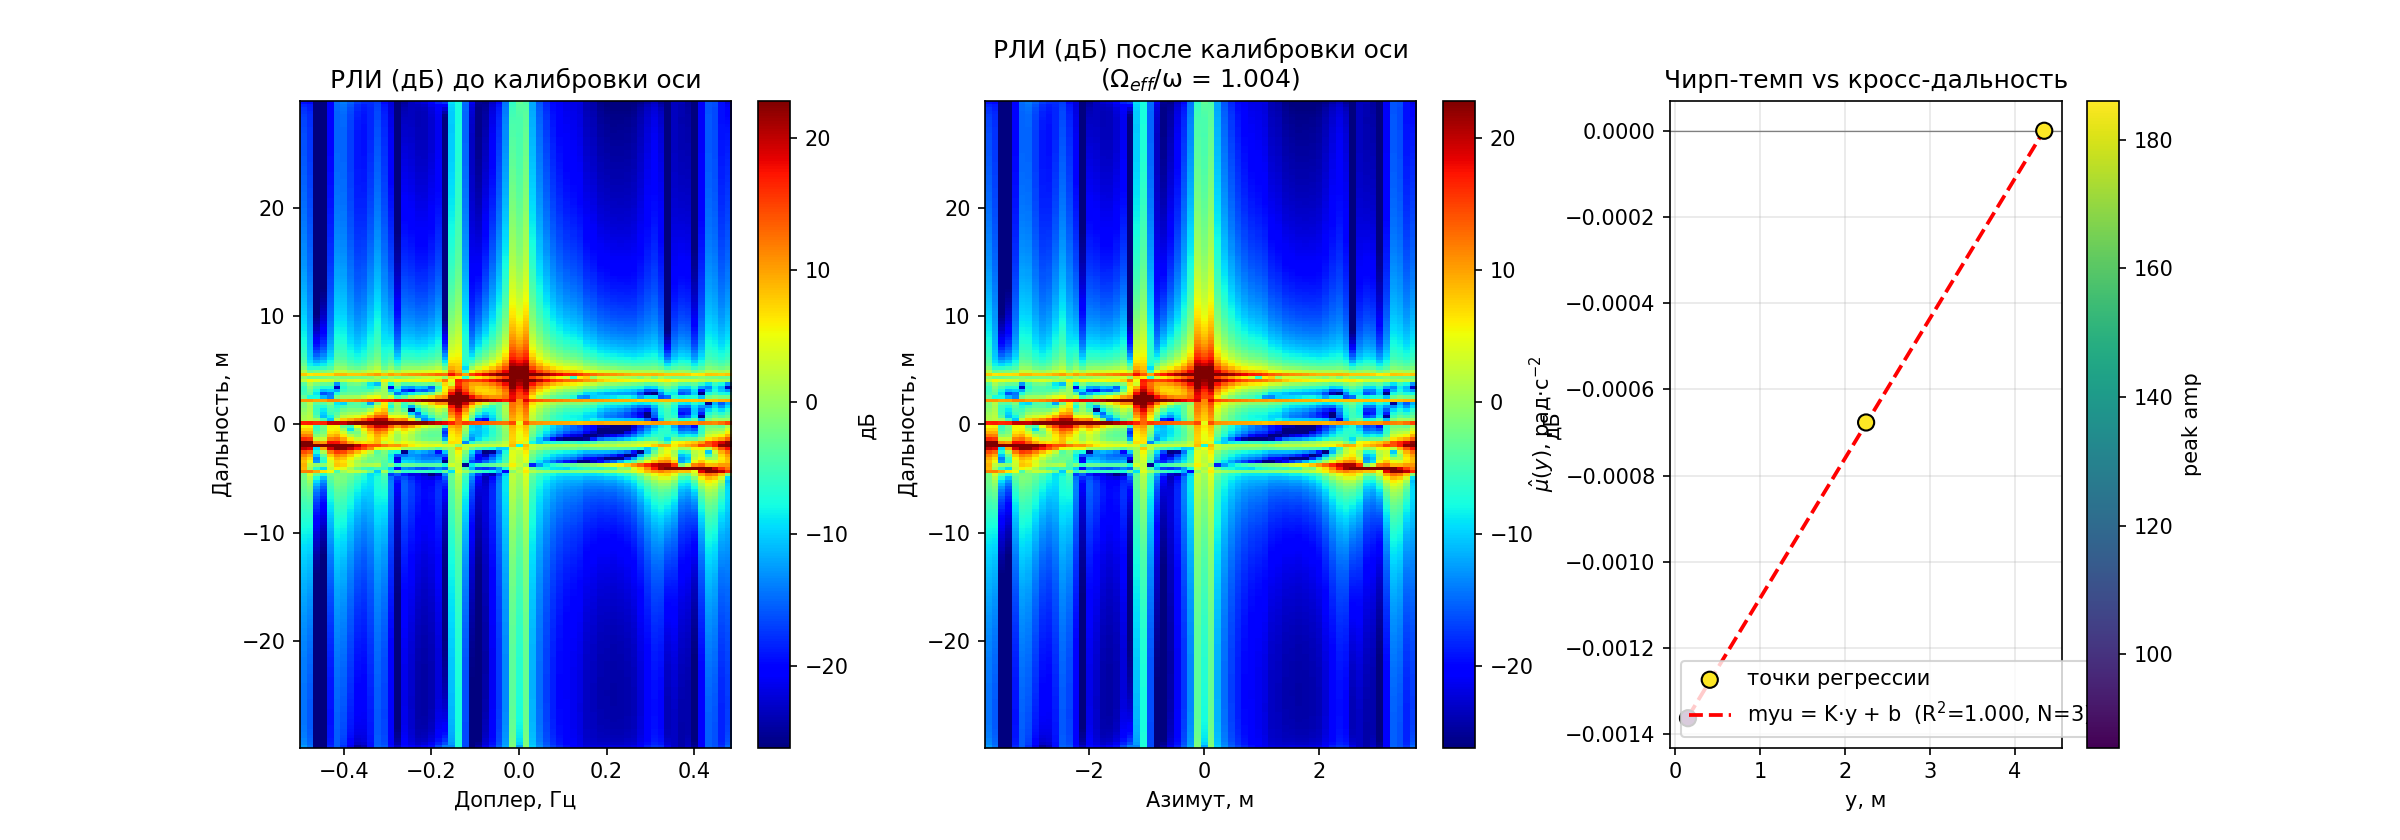

The script that saved this image:
"""Демо R3: кросс-масштабирование по данным (chirp-rate).

Сценарий (план §8): синтетическая цель из 5 рассеивателей на равномерно
вращающейся подставке (без эффектов реализма). Конвейер:
    Raw -> Range Compression -> MOCOMP -> Azimuth Compression
    -> cross_range_scale(I, range_axis, doppler_axis, f_c, fs, method="phasefit").

Восстановленная строка изображения несёт чирп mu = K*y + b: наклон K
соответствует Omega_eff (точка пересечения b поглощает опорный бин
автофокусировки). Показаны:
    1. РЛИ (дБ);
    2. регрессия myû(y) с доверительной зоной 2-sigma и итоговой
       оценкой Omega_eff (сравнение с номинальной omega цели).

Запуск:
    python -m examples.demo_cross_range_scaling
"""
import sys
import os

sys.path.insert(0, os.path.join(os.path.dirname(__file__), ".."))

import math
import numpy as np
import matplotlib.pyplot as plt

from models.radar import Radar
from models.target import Target
from simulation.raw_generator import generate_raw_matrix, SimEffects
from processing.range_compress import range_compress
from processing.mocomp import mocomp
from processing.azimuth_compress import azimuth_compress
from processing.cross_range_scaling import cross_range_scale

SPEED_OF_LIGHT = 3e8


def run(f_c=8e9, spec_w=0.5e9, pri=1.0, num_pulses=64, R0=500000.0,
        verbose=True):
    omega = math.radians(9.0) / num_pulses
    rk = [-4.4, -2.2, 0, 2.2, 4.4]
    uk = [-2, -1, 0, 1, 2]
    ints = np.linspace(1.0, 5.0, len(rk))

    if verbose:
        print("=" * 62)
        print("  КРОСС-МАСШТАБИРОВАНИЕ ПО ДАННЫМ (CHIRP-RATE)")
        print("=" * 62)
        print(f"  Несущая: {f_c / 1e9:.1f} ГГц,  спектр: {spec_w / 1e9:.1f} ГГц")
        print(f"  PRI = {pri:.1f} с,  N = {num_pulses} импульсов")
        print(f"  omega (номинал цели) = {omega:.6f} рад/с")
        print(f"  R = {rk} (м),  U = {uk} (м/с)")
        print("-" * 62)

    radar = Radar(c=SPEED_OF_LIGHT, f_c=f_c, Xmax=60.0, Ymax=60.0,
                  spectr_w=spec_w, ph_c=0.0, ang=9.0, nifft_size=1024)
    sp = os.path.join(os.path.dirname(os.path.abspath(__file__)),
                      "_r3_demo_target.npy")
    np.save(sp, np.array([[ints, rk, uk]], dtype=object), allow_pickle=True)
    target = Target(sp, pri=pri, num_pulses=num_pulses, R0=R0, V=0.0,
                    alpha=0.0, omega=omega)

    E, f_r = generate_raw_matrix(radar, target, effects=SimEffects())
    P, _, range_axis, _ = range_compress(E, f_r, R0=R0, window="none",
                                         window_param=None)
    P_comp, _, _, _ = mocomp(P, range_axis)
    I, az_cfg, doppler_axis = azimuth_compress(
        P_comp, omega, f_c, pri=pri, window="none", window_param=None,
    )

    cr = cross_range_scale(I, range_axis, doppler_axis, f_c, 1.0 / pri,
                           method="phasefit")

    if verbose:
        print(f"  Omega_eff = {cr['omega_eff']:.6f} рад/с")
        print(f"  Omega_eff/omega = {cr['omega_eff'] / omega:.4f}")
        print(f"  R^2 = {cr['r2']:.4f},  N = {cr['n_used']},  "
              f"fallback = {cr['fallback']}")
        print("-" * 62)

    db = 20 * np.log10(np.abs(I) + 1e-12)
    vmin, vmax = np.percentile(db, [5, 99.5])
    dopp = cr["azimuth_axis_hz"] if cr["azimuth_axis_hz"] is not None else doppler_axis
    az_m = cr["azimuth_axis_m"] if cr["azimuth_axis_m"] is not None else az_cfg

    fig = plt.figure(figsize=(16, 5.6))
    grid = fig.add_gridspec(1, 3, width_ratios=[1.1, 1.1, 1.0], wspace=0.28)

    y_ext = [range_axis[0], range_axis[-1], range_axis[-1], range_axis[0]]

    ax1 = fig.add_subplot(grid[0])
    im1 = ax1.imshow(db, aspect="auto", cmap="jet", origin="lower",
                     extent=[dopp[0], dopp[-1], range_axis[0], range_axis[-1]],
                     vmin=vmin, vmax=vmax)
    ax1.set_title("РЛИ (дБ) до калибровки оси")
    ax1.set_xlabel("Доплер, Гц")
    ax1.set_ylabel("Дальность, м")
    plt.colorbar(im1, ax=ax1, label="дБ")

    ax2 = fig.add_subplot(grid[1])
    im2 = ax2.imshow(db, aspect="auto", cmap="jet", origin="lower",
                     extent=[az_m[0], az_m[-1], range_axis[0], range_axis[-1]],
                     vmin=vmin, vmax=vmax)
    ax2.set_title("РЛИ (дБ) после калибровки оси\n"
                  f"($\\Omega_{{eff}}$/ω = {cr['omega_eff'] / omega:.3f})")
    ax2.set_xlabel("Азимут, м")
    ax2.set_ylabel("Дальность, м")
    plt.colorbar(im2, ax=ax2, label="дБ")

    ax3 = fig.add_subplot(grid[2])
    pts = np.array(cr["points"]) if cr["points"] else np.empty((0, 3))
    if len(pts) and not cr["fallback"]:
        xs, ys_mu, ws = pts[:, 0], pts[:, 1], pts[:, 2]
        sc = ax3.scatter(xs, ys_mu, c=ws, cmap="viridis", s=60, edgecolor="k",
                         zorder=3, label="точки регрессии")
        x_fit = np.linspace(xs.min(), xs.max(), 100) if len(xs) > 1 else xs
        y_fit = np.polyval([cr["K"], cr["intercept"]], x_fit)
        ax3.plot(x_fit, y_fit, "r--", lw=1.8,
                 label=f"myu = K·y + b  (R$^2$={cr['r2']:.3f}, N={cr['n_used']})")
        plt.colorbar(sc, ax=ax3, label="peak amp")
    else:
        ax3.text(0.5, 0.5, "fallback → cfg", ha="center", va="center",
                 transform=ax3.transAxes, fontsize=14, color="gray")
    ax3.axhline(0, color="gray", lw=0.6)
    ax3.set_title("Чирп-темп vs кросс-дальность")
    ax3.set_xlabel("y, м")
    ax3.set_ylabel("$\\hat{\\mu}(y)$, рад·с$^{-2}$")
    ax3.legend(loc="best")
    ax3.grid(alpha=0.3)

    plt.tight_layout()
    out_dir = os.path.dirname(os.path.abspath(__file__))
    fig_path = os.path.join(out_dir, "demo_cross_range_scaling.png")
    plt.savefig(fig_path, dpi=150)
    if sys.flags.interactive:
        plt.show()
    else:
        plt.close(fig)
        print(f"\nСохранено: {fig_path}")

    os.remove(sp) if os.path.exists(sp) else None
    return cr, omega


if __name__ == "__main__":
    run(verbose=True)
